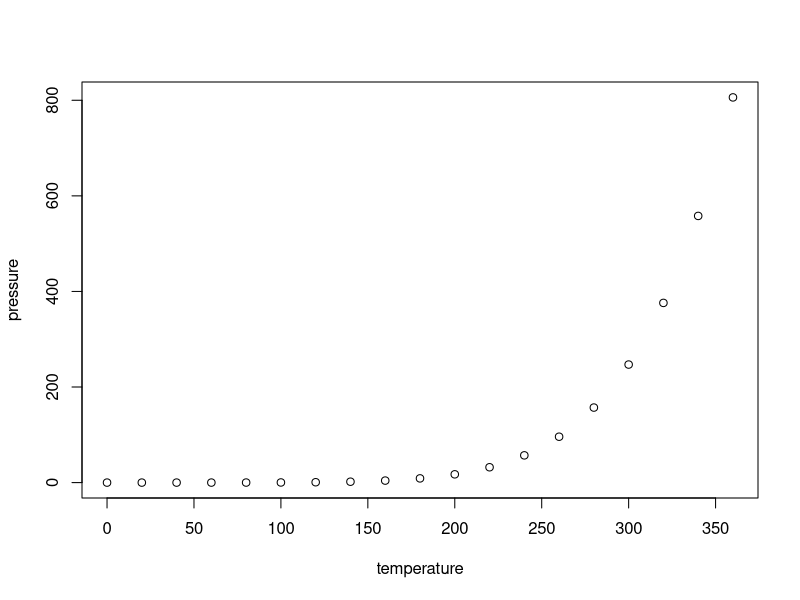
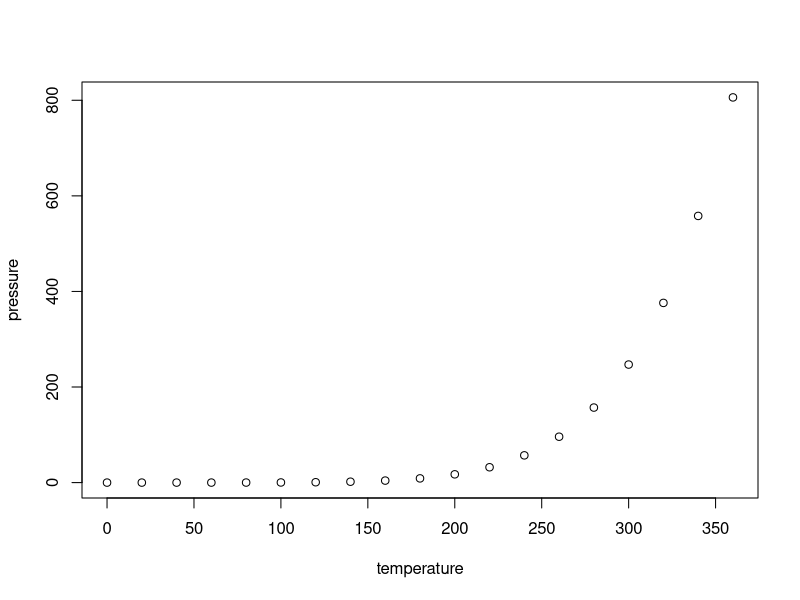
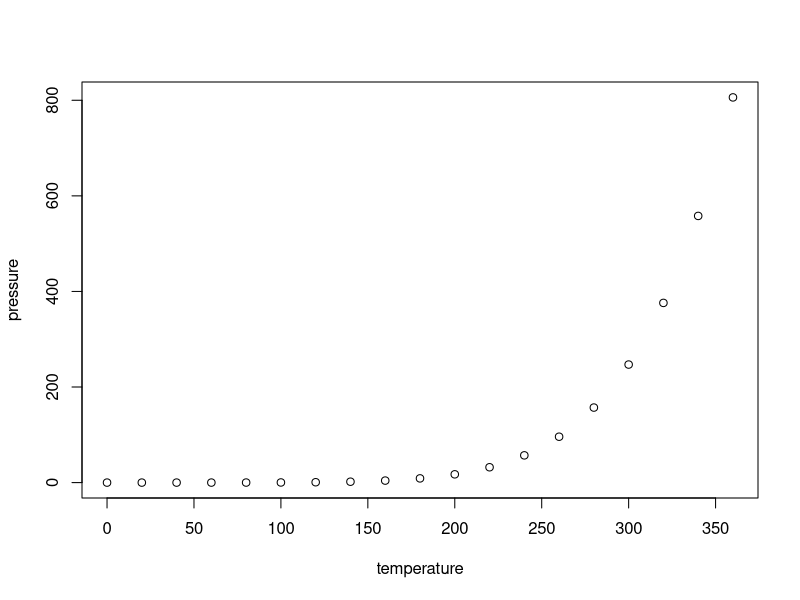
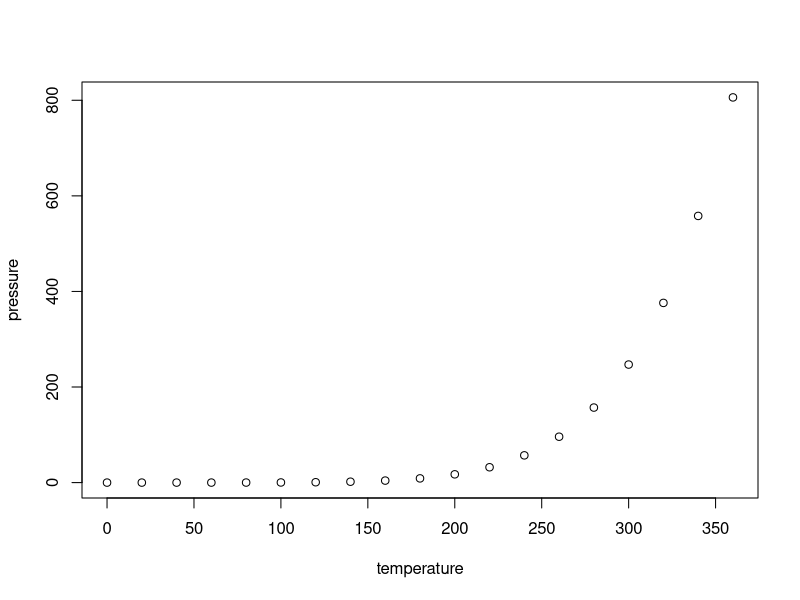
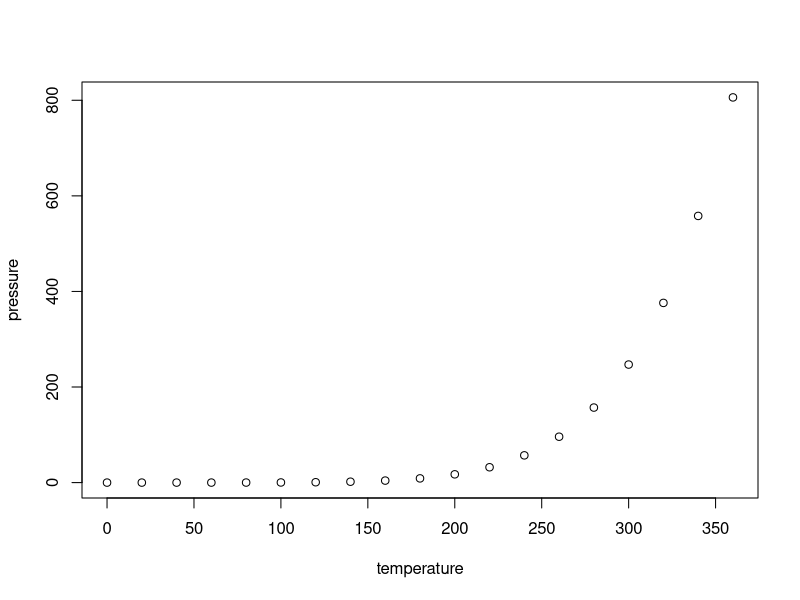
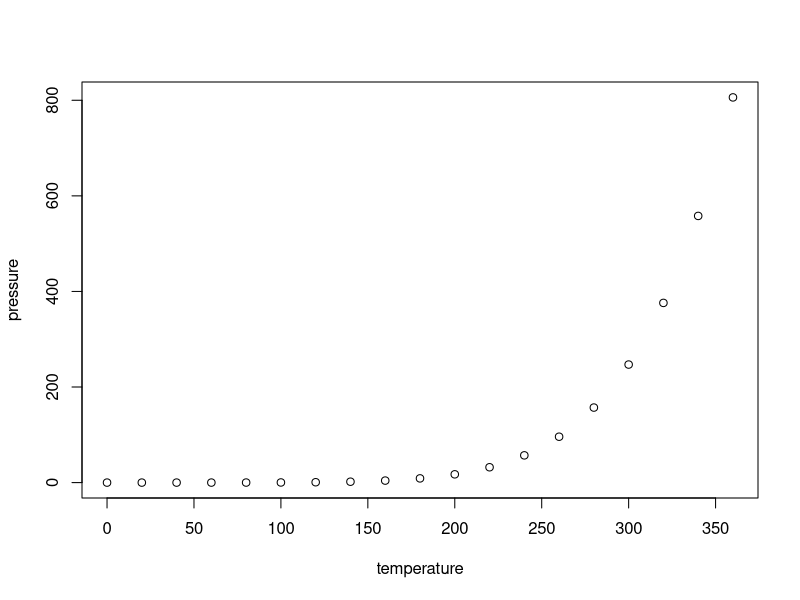

The R source for these figures, in order:
## ---- chunk 1
library(knitr)
library(stringr)
knitr::opts_chunk$set(echo = FALSE, error = FALSE, out.width = '100%', fig.align = 'center')

## ---- chunk 2
plot(pressure)
## ---- chunk 3
(hook_chunk <- knit_hooks$get('chunk'))
## ---- chunk 4
knit_hooks$set(chunk = function(x, options) {
  return("Hello, world!")
})
## ---- chunk 5
plot(pressure)
## ---- chunk 6
knit_hooks$set(chunk = hook_chunk)
## ---- chunk 7
knit_hooks$set(chunk = function(x, options) {
  if (!is.null(options$hello)) {
    return("Hello, world!")
  } else {
    return(hook_chunk(x, options))
  }
})
## ---- chunk 8
plot(pressure)
## ---- chunk 9
plot(pressure)
## ---- chunk 10
knit_hooks$set(chunk = hook_chunk)
## ---- chunk 11
# store the usual chunk output function
hook_chunk = knit_hooks$get('chunk')

knit_hooks$set(chunk = function(x, options) {
  regular_output = hook_chunk(x, options)

  # if there is a description
  if (!is.null(options$description)) {
    # include the following LaTeX - \\1 refers to the regex grouping
    latex_include <- paste0("\\1\\\\Description\\{", options$description, "\\}")
    
    # search and replace in the output
    gsub('(\\\\includegraphics[^}]+})', latex_include, regular_output) 
    
  } else {
    
    # if there isn't a description just return unmodified
    return(regular_output)  # pass to default hook
    
  }
})
## ---- chunk 12
plot(pressure)
## ---- chunk 13
if (knitr::is_latex_output()) knitr::knit_hooks$set(plot = knitr::hook_plot_tex)
## ---- chunk 14
plot(pressure)
